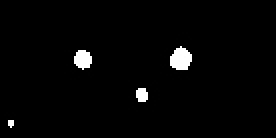
#> input picture DIP_作业/DIP/six/MRA_Reference.jpg, 138 x 69 px (shown 2 times larger)
$ python Quality.py
#> lines starting #> are read from the running program, lines starting #| are printed output that depends on the picture
import SimpleITK as sitk
import cv2
import numpy as np
def computeQualityMeasures(lP, lT):
    quality = []
    labelPred = sitk.GetImageFromArray(lP, isVector=False)
    labelTrue = sitk.GetImageFromArray(lT, isVector=False)
    hausdorffcomputer = sitk.HausdorffDistanceImageFilter()
    hausdorffcomputer.Execute(labelTrue > 0.5, labelPred > 0.5)
    quality.append(hausdorffcomputer.GetAverageHausdorffDistance())
    quality.append(hausdorffcomputer.GetHausdorffDistance())

    dicecomputer = sitk.LabelOverlapMeasuresImageFilter()
    dicecomputer.Execute(labelTrue > 0.5, labelPred > 0.5)
    quality.append(dicecomputer.GetDiceCoefficient())

    return quality

img_ref=cv2.imread('MRA_Reference.jpg')
#> img_ref is the input picture: shape (69, 138, 3); min 0, max 255, mean 5.7
img_otsu=cv2.imread('imgBin.jpg')
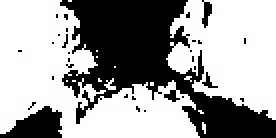
#> input picture DIP_作业/DIP/six/imgBin.jpg, 138 x 69 px (shown 2 times larger)
#> img_otsu is the input picture: shape (69, 138, 3); min 0, max 255, mean 159.4
img_bin=cv2.imread('grayImg.jpg')
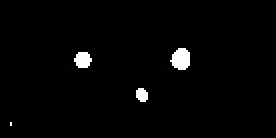
#> input picture DIP_作业/DIP/six/grayImg.jpg, 138 x 69 px (shown 2 times larger)
#> img_bin is the input picture: shape (69, 138, 3); min 0, max 255, mean 4.7
print(computeQualityMeasures(img_ref,img_otsu))
#> (the call stopped at in computeQualityMeasures, `labelPred = sitk.GetImageFromArray(lP, isVector=False)`: SimpleITK is not available in this run)
print(computeQualityMeasures(img_ref,img_bin))
#> (the call stopped at in computeQualityMeasures, `labelPred = sitk.GetImageFromArray(lP, isVector=False)`: SimpleITK is not available in this run)
